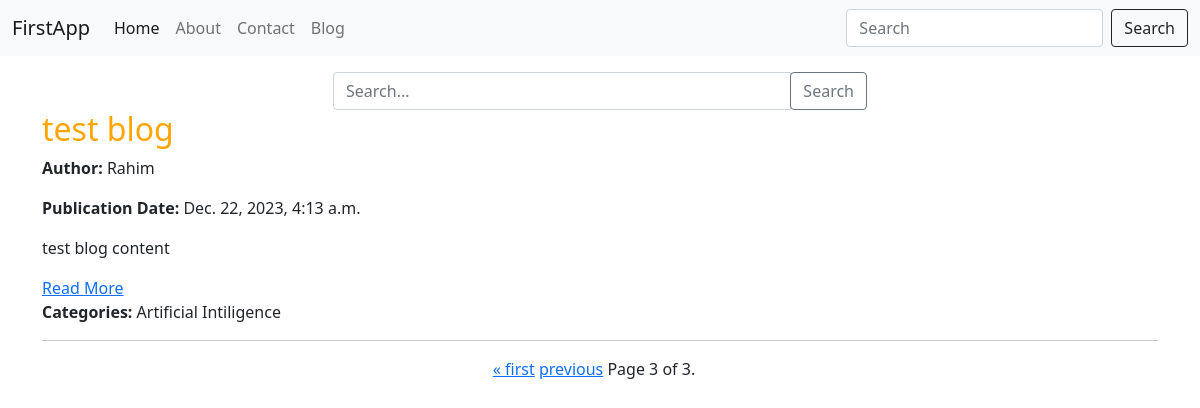
Page /blog/?page=3 on the committed database.
### service/models.py (models this page shows, shortened)
class BlogPost(models.Model):
    title = models.CharField(max_length=200)
    content = HTMLField()
    publication_date = models.DateTimeField(auto_now_add=True)
    author = models.ForeignKey(Author, on_delete=models.CASCADE)
    categories = models.ManyToManyField(Category)

class Author(models.Model):
    user = models.OneToOneField(User, on_delete=models.CASCADE)
    bio = models.TextField()

class Category(models.Model):
    name = models.CharField(max_length=100)
    def __str__(self):
        return self.name

### firstApp/views.py (the view)
# urls.py: 2. Add a URL to urlpatterns:  path('blog/', include('blog.urls'))
def blog(request):
    blog_posts = BlogPost.objects.all()
    items_per_page = 2
    paginator = Paginator(blog_posts, items_per_page)
    page = request.GET.get('page')
    try:
        all_blog_obj = paginator.page(page)
    except PageNotAnInteger:
        all_blog_obj = paginator.page(1)
    except EmptyPage:
        all_blog_obj = paginator.page(paginator.num_pages)
    if request.method=="GET":
        if request.GET.get('blog_title') == "":
            return render(request,'blog.html',{"error":True,'msg':"search field is required!",'blog_posts': all_blog_obj})
        bt = request.GET.get('blog_title')
        if bt !=None:
           all_blog_obj = BlogPost.objects.filter(title__icontains=bt)
    return render(request,'blog.html', {'blog_posts': all_blog_obj})

### templates/blog.html (shortened to what this page needs)
{% extends 'base.html' %}
{% block body %}
<div class="container">
    <div class="container mt-3">
        <div class="row justify-content-center">
          <div class="col-md-6">
            <form class="input-group" method="get" action="/blog/">
              <input type="text" class="form-control" placeholder="Search..." name="blog_title">
              <div class="input-group-append">
                <button class="btn btn-outline-secondary" type="submit">Search</button>
              </div>
            </form>
          </div>
        </div>
      </div>
    {% for post in blog_posts %}
        <div>
            <h2 class="main">{{ post.title }}</h2>
            <p><strong>Author:</strong> {{ post.author.user.username }}</p>
            <p><strong>Publication Date:</strong> {{ post.publication_date }}</p>
            <p>{{ post.content|truncatewords:50 |safe }}</p>
             <a href="/blog/{{post.id}}">Read More</a>
            <p><strong>Categories:</strong> {{ post.categories.all|join:", " }}</p>
            <hr>
        </div>
        {%empty%}
        <h1>No Blog Found!</h1>
    {% endfor %}
</div>
<div class="pagination container justify-content-center mb-4">
    <span class="step-links">
        {% if blog_posts.has_previous %}
            <a href="?page=1">&laquo; first</a>
            <a href="?page={{ blog_posts.previous_page_number }}">previous</a>
        {% endif %}
        <span class="current">
            Page {{ blog_posts.number }} of {{ blog_posts.paginator.num_pages }}.
        </span>
    </span>
</div>
{% endblock body %}

### static/css/style.css (style rules this page uses)
.main { color: orange; }

### rows in the picture
BlogPost: title "test blog", author.user.username "Rahim", publication_date "Dec. 22, 2023, 4:13 a.m.", content "test blog content", categories.all "Artificial Intiligence"

### other values in the picture
{{ blog_posts.number }} "3"
{{ blog_posts.paginator.num_pages }} "3"
